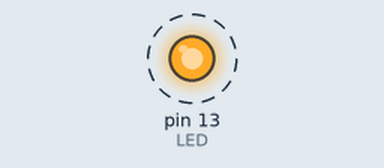
Recording of a sketch running on a simulated Arduino Uno, built with avr-gcc and run on an emulated ATmega328P. Parts: output pins drawn as LEDs (lit = HIGH). Dashed ring = blinking.

Above: at 0.5 s.
Timing chart, 0 to 3.0 s (numbered marks = the images above):
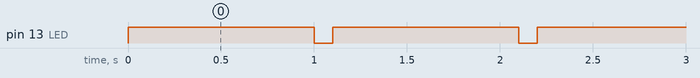

Measured:
- by itself, pin 13 (LED): alternates HIGH for 1.0 s and LOW for 0.10 s

The sketch:

sketch_nov27a.ino
```cpp
#define LED 13
boolean val = HIGH;

void setup() {
  pinMode(LED, OUTPUT);
  digitalWrite(LED, val);
 //digitalWrite(13, HIGH);
 //digitalWrite(13, LOW);

  // put your setup code here, to run once:

}

void loop() {
  // put your main code here, to run repeatedly:
digitalWrite(LED, HIGH);
delay(1000);
digitalWrite(LED, LOW);
delay(100);
}
```
